Frame 1 (no input): blank canvas, image omitted
Frame 60 (the mouse pressed at the canvas centre just before this capture): blank canvas, image omitted
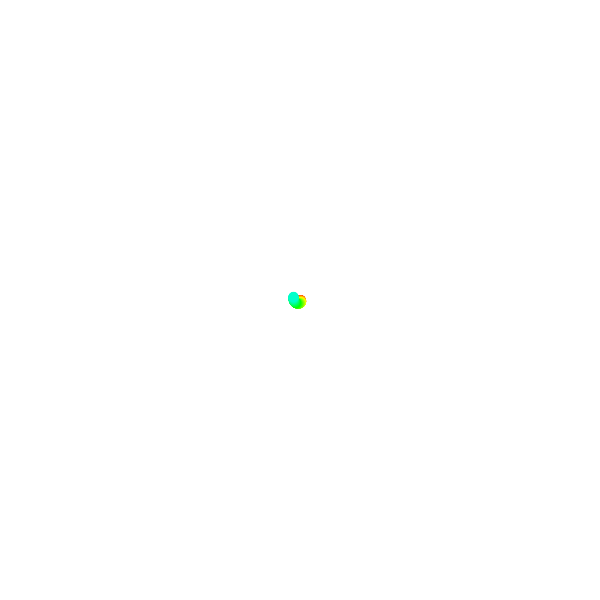
Frame 120 (the mouse held since frame 60 and released just before this capture)

The Processing sketch whose frames 1 and 60 were blank and that drew this single picture after the mouse press (run headless with seeded random() and noise(); from frame 60 on, the mouse is pressed at the canvas centre):

// Processing sketch: spiral_gradient
// ── spiral_gradient.pde
float angle;
float angle2;
float dist = 0;


void setup (){
size (600, 600);
background(255);
noStroke();
fill(0);
colorMode (HSB);
}

void draw () {
  
  
   angle = angle + 0.03;
   angle2 = angle2 + 0.03;
   dist = dist + 0.06;
   
   translate(width/2, height/2);
   
   //large circular motion
   float x = dist * cos(angle);
   float y = dist * sin(angle);
   
   ellipse (x , y, 10, 10);
   noStroke();
   fill (frameCount %256 ,255, 255);

   
}
